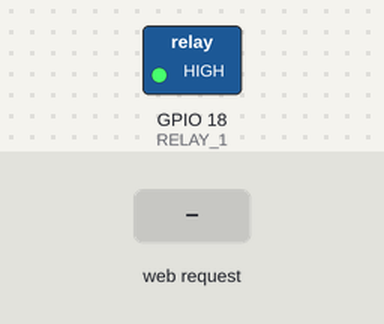
A sketch run on a simulated ESP32. Shown: switched loads named in the sketch (green lamp = pin HIGH). Inputs (shaded band) come from the test bench. WiFi joins after 1.5 s; servers stay silent unless stated; what the sketch prints to the serial monitor is not drawn.

Above: at 2.7 s.
2.8 s: HTTP request GET /ACTIVAR_R1 received
At 4.0 s:
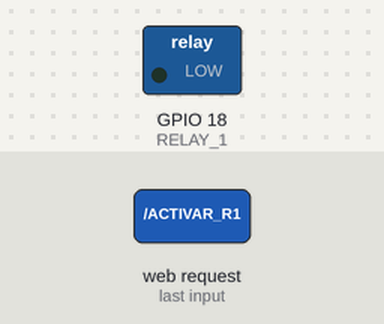
4.3 s: HTTP request GET /DESACTIVAR_R1 received
At 5.1 s:
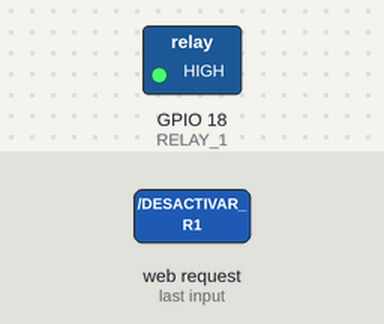
Timing chart, 0 to 7.3 s (numbered marks = the images above; inputs shaded):
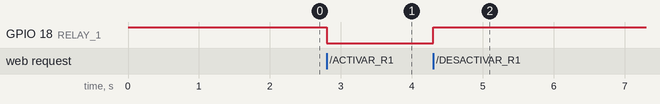

Measured:
- after the input at 2.8 s, GPIO 18 (RELAY_1): HIGH → LOW at once
- after the input at 4.3 s, GPIO 18 (RELAY_1): LOW → HIGH at once

The sketch:

05_Servidor_Web_IoT.ino
```cpp
/**
 * ====================================================================
 * KIT DIDÁCTICO DE HARDWARE - ESP32 AUTOMATIZACIÓN
 * PRÁCTICA 05: Servidor Web IoT (Control Inalámbrico Invertido)
 * ====================================================================
 */

#include <WiFi.h>

// ==== CONFIGURACIÓN DE LÓGICA INVERSA ====
#define PRENDER_RELE LOW
#define APAGAR_RELE  HIGH

// ==== ASIGNACIÓN DE PINES REALES ====
#define RELAY_1 18

const char* ssid_RED = "ESCRIBE_AQUI_EL_SSID";
const char* pass_RED = "ESCRIBE_AQUI_EL_PASSWORD";

WiFiServer server(80);

void setup() {
  Serial.begin(115200);
  pinMode(RELAY_1, OUTPUT);
  digitalWrite(RELAY_1, APAGAR_RELE); // Inicia apagado físico (HIGH)

  WiFi.begin(ssid_RED, pass_RED);
  Serial.print("Conectando al ruteador local");
  while (WiFi.status() != WL_CONNECTED) {
    delay(500);
    Serial.print(".");
  }

  Serial.println("\nConexión inalámbrica establecida.");
  Serial.print("IP oficial de la PCB: ");
  Serial.println(WiFi.localIP());

  server.begin();
}

void loop() {
  WiFiClient cliente = server.available();
  if (!cliente) return;

  String peticion = cliente.readStringUntil('\r');
  cliente.flush();

  // Mapear comandos de la web hacia la lógica inversa física
  if (peticion.indexOf("/ACTIVAR_R1") != -1)  digitalWrite(RELAY_1, PRENDER_RELE);  // Manda LOW
  if (peticion.indexOf("/DESACTIVAR_R1") != -1) digitalWrite(RELAY_1, APAGAR_RELE); // Manda HIGH

  cliente.println("HTTP/1.1 200 OK");
  cliente.println("Content-Type: text/html");
  cliente.println("Connection: close");
  cliente.println();
  cliente.println("<!DOCTYPE html><html>");
  cliente.println("<head><meta name='viewport' content='width=device-width, initial-scale=1'><meta charset='utf-8'>");
  cliente.println("<style>body{text-align:center; font-family:Arial; margin-top:50px;} .btn{padding:15px 35px; font-size:18px; margin:10px; color:white; border:none; border-radius:5px; cursor:pointer;} .on{background-color:#4CAF50;} .off{background-color:#f44336;}</style></head>");
  cliente.println("<body>");
  cliente.println("<h1>Consola IoT de Control</h1>");
  cliente.println("<p><a href='/ACTIVAR_R1'><button class='btn on'>ENCENDER RELÉ 1</button></a></p>");
  cliente.println("<p><a href='/DESACTIVAR_R1'><button class='btn off'>APAGAR RELÉ 1</button></a></p>");
  cliente.println("</body></html>");

  delay(1);
}
```
